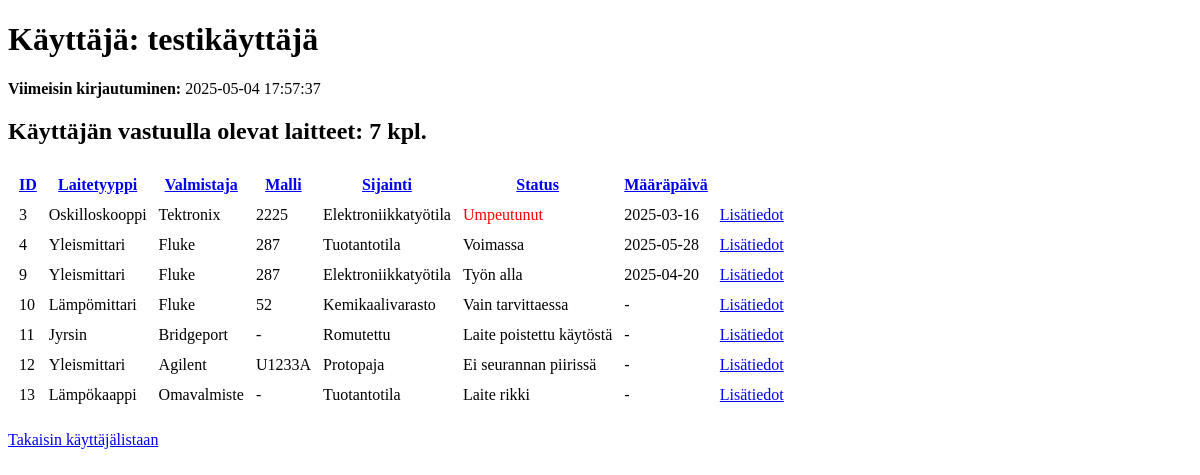
The app's page /user/1 (signed in), older data.
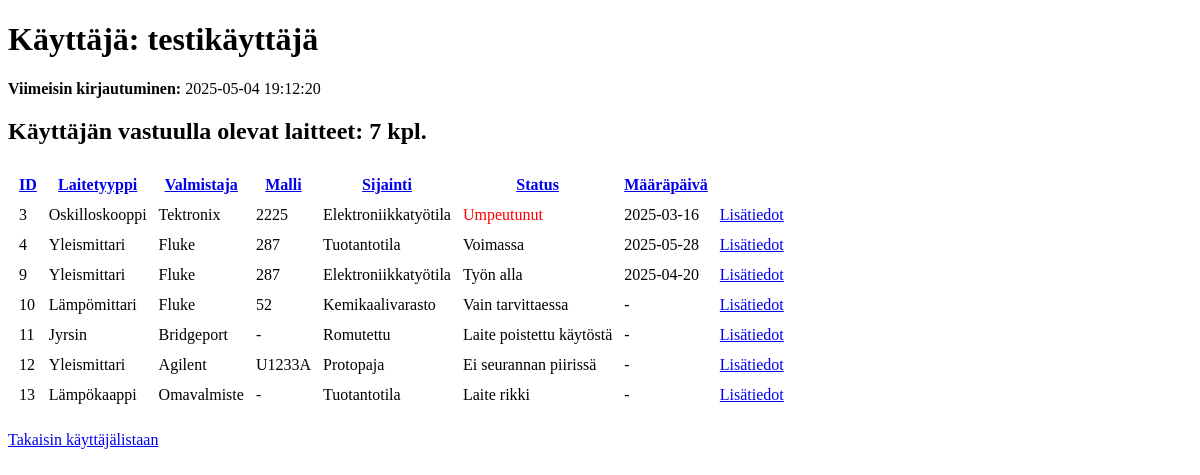
The same page, newer data.
### tables this page shows
CREATE TABLE users (
    user_id INTEGER PRIMARY KEY AUTOINCREMENT,
    username TEXT UNIQUE NOT NULL,
    password_hash TEXT,
    email TEXT,
    created_at TIMESTAMP DEFAULT CURRENT_TIMESTAMP
, last_login TIMESTAMP);

### users.py (the view)
@app.route("/user/<int:user_id>")
def user_page(user_id):
    if "user_id" not in session:
        return redirect(url_for("login"))
    user_data = db.query("SELECT username, last_login FROM users WHERE user_id = ?", [user_id])
    if not user_data:
        return "VIRHE: Käyttäjää ei löytynyt", 404
    devices = db.query("SELECT * FROM devices WHERE owner_user_id = ?", [user_id])
    devices = [dict(device) for device in devices]
    for device in devices:
        device["status"] = DEVICE_STATUS_MAP.get(device["status"], "Tuntematon status")
    return render_template("user_page.html", user=dict(user_data[0]), devices=devices)

### db.py (called while the page is built)
def get_connection():
    con = sqlite3.connect("database/database.db")
    con.execute("PRAGMA foreign_keys = ON")
    con.row_factory = sqlite3.Row
    return con

def query(sql, params=[]):
    con = get_connection()
    result = con.execute(sql, params).fetchall()
    con.close()
    return result

### templates/user_page.html (shortened to what this page needs)
<!DOCTYPE html>
<html lang="fi">
<head>
</head>
<body>
    <h1>Käyttäjä: {{ user.username }}</h1>
    <p><b>Viimeisin kirjautuminen:</b> {{ user.last_login or "Ei tietoa" }}</p>
    <h2>Käyttäjän vastuulla olevat laitteet: {{ devices|length }} kpl.</h2>
    {% if devices %}
        <table cellspacing="10">
            <thead>
                <tr>
                    <th><a href="{{ url_for("devices", sort_by="device_id", sort_order="asc" if sort_order == "desc" else "desc") }}">ID</a></th>
                    <th><a href="{{ url_for("devices", sort_by="type", sort_order="asc" if sort_order == "desc" else "desc") }}">Laitetyyppi</a></th>
                    <th><a href="{{ url_for("devices", sort_by="manufacturer", sort_order="asc" if sort_order == "desc" else "desc") }}">Valmistaja</a></th>
                    <th><a href="{{ url_for("devices", sort_by="model", sort_order="asc" if sort_order == "desc" else "desc") }}">Malli</a></th>
                    <th><a href="{{ url_for("devices", sort_by="location", sort_order="asc" if sort_order == "desc" else "desc") }}">Sijainti</a></th>
                    <th><a href="{{ url_for("devices", sort_by="status", sort_order="asc" if sort_order == "desc" else "desc") }}">Status</a></th>
                    <th><a href="{{ url_for("devices", sort_by="next_maintenance", sort_order="asc" if sort_order == "desc" else "desc") }}">Määräpäivä</a></th>
                    <th></th>
                </tr>
            </thead>
            <tbody>
                {% for device in devices %}
                    <tr>
                        <td>{{ device.device_id }}</td>
                        <td>{{ device.type }}</td>
                        <td>{{ device.manufacturer }}</td>
                        <td>{{ device.model }}</td>
                        <td>{{ device.location }}</td>
                        <td {% if device.status == "Umpeutunut" %}style="color: red;"{% endif %}>
                            {{ device.status }}
                        </td>
                        <td>{{ device.next_maintenance or '-' }}</td>
                        <td><a href="{{ url_for('device_details', device_id=device.device_id) }}">Lisätiedot</a></td>
                    </tr>
                {% endfor %}
            </tbody>
        </table>
    {% else %}
        <p>Ei laitteita vastuulla</p>
    {% endif %}
    <p><a href="{{ url_for('list_users') }}">Takaisin käyttäjälistaan</a></p>
</body>
</html>

Row changes from the older to the newer data that the page shows:
changed users "testikäyttäjä": last_login "2025-05-04 17:57:37" → "2025-05-04 19:12:20"
